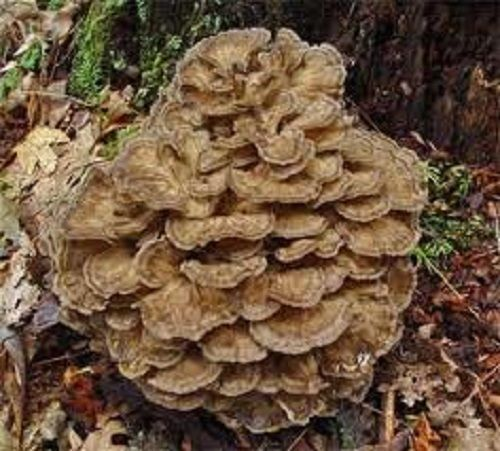
#> input picture images/mushroom.jpg, 500 x 451 px
$ python cvLogic.py
#> lines starting #> are read from the running program, lines starting #| are printed output that depends on the picture; after the words box and inside, x2 and y2 are one past the last pixel; in counts of white or black regions, pixels touching at a corner belong together

#!/usr/bin/env python3
import cv2
import numpy as np


#images should be same size

img1= cv2.imread('images/mushroom.jpg',cv2.IMREAD_COLOR)
#> img1 is the input picture: shape (451, 500, 3); mean B, G, R 62.3, 84.6, 108.4
img2 = cv2.imread('images/quartz.jpg', cv2.IMREAD_COLOR)
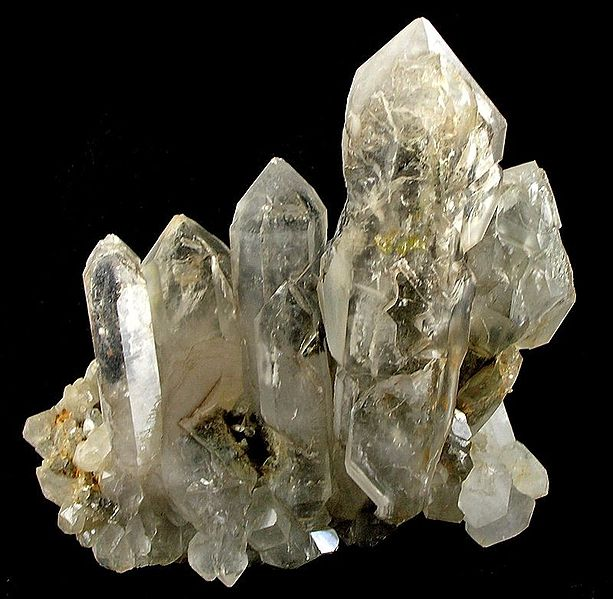
#> input picture images/quartz.jpg, 613 x 599 px
#> img2 is the input picture: shape (599, 613, 3); mean B, G, R 56.1, 68.2, 71.8
#added = img1 + img2
#added = cv2.add(img1,img2) #adds pixel values
#weighted = cv2.addWeighted(img1, 0.6, img2 0.4, 0)


rows,cols,channels = img1.shape
#> rows = 451; cols = 500; channels = 3
roi = img2[0:rows,0:cols]
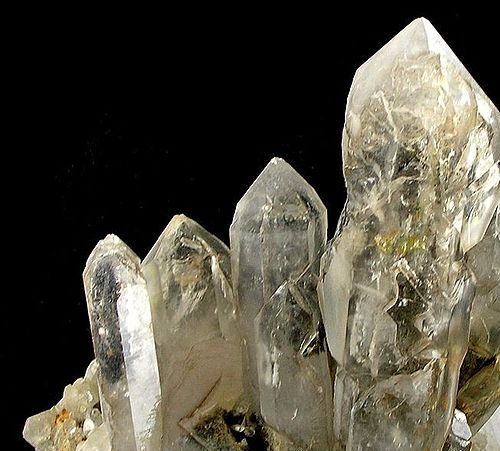
#> roi: shape (451, 500, 3); mean B, G, R 63.9, 77.4, 81.7

img1gray = cv2.cvtColor(img1, cv2.COLOR_BGR2GRAY)
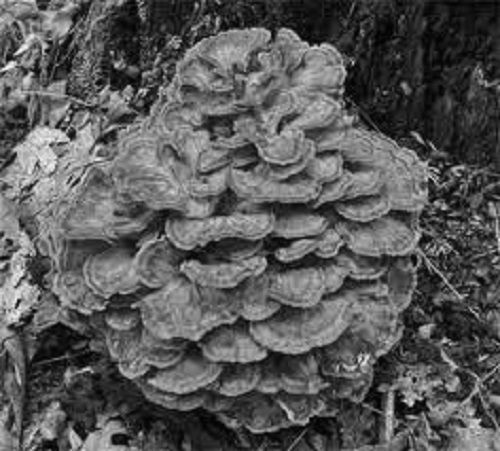
#> img1gray: shape (451, 500); min 0, max 250, mean 89.2
ret, mask = cv2.threshold(img1gray, 120, 255, cv2.THRESH_BINARY_INV)
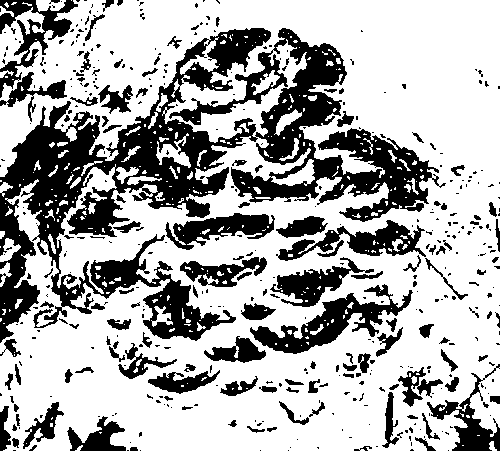
#> mask: shape (451, 500); 68.4% white; 449 black regions (324 under 20 px), largest, box (x1, y1, x2, y2) and area: (0, 28, 446, 343) 40986, (250, 284, 413, 354) 3449, (0, 0, 78, 98) 2259

mask_inv = cv2.bitwise_not(mask) ## bitwise not

img2_bg = cv2.bitwise_and(roi,roi, mask=mask_inv) ## bitwise and
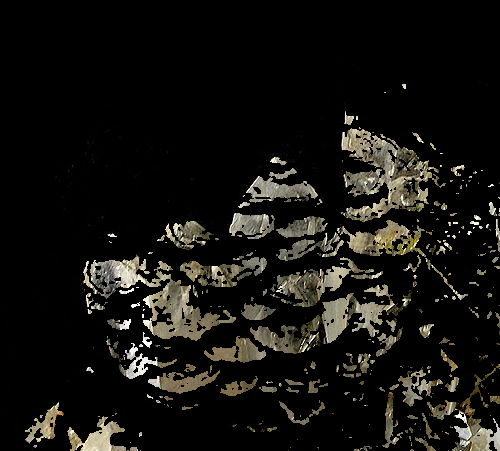
#> img2_bg: shape (451, 500, 3); mean B, G, R 16.2, 19.8, 20.8
img1_fg = cv2.bitwise_and(img1, img1, mask=mask)

dst = cv2.add(img1_fg, img2_bg)
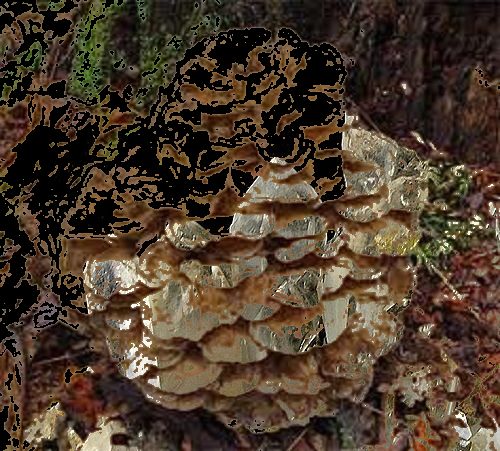
#> dst: shape (451, 500, 3); mean B, G, R 43.3, 59, 75.4
img2[0:rows,0:cols] = dst
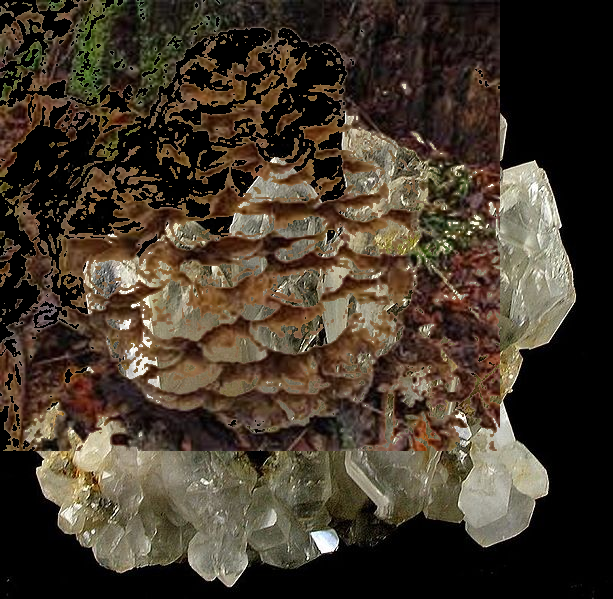
#> img2: shape (599, 613, 3); mean B, G, R 43.5, 56.9, 68


cv2.imshow('result.....', img2)


cv2.waitKey(0)
#> (the run stopped early here; a loop or call above may not have finished)
